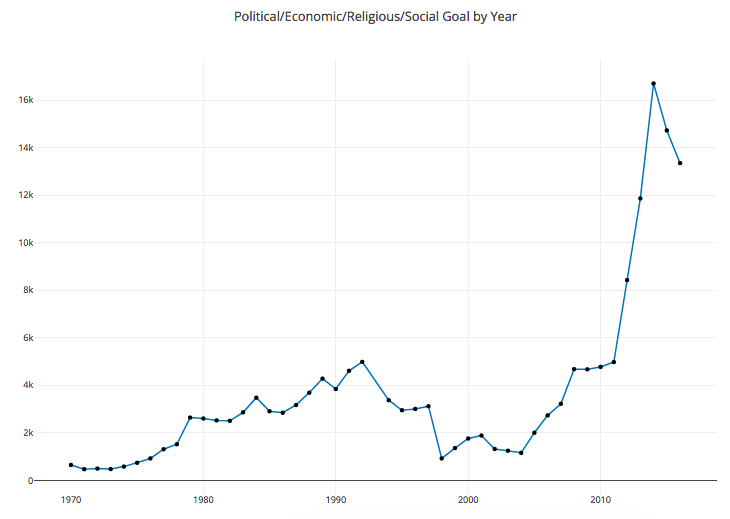

This figure's Python source:
# -*- coding: utf-8 -*-

import pandas as pd
import plotly.plotly as py
import plotly.graph_objs as go

# read in file
p = "/Users/Bobby/anaconda/ANLY503ClassActivity/Final"
file_path = p+"/TerrorismDATA_Real_1970_2016.csv"
df = pd.read_csv(file_path, encoding = "ISO-8859-1")

crit1 = df.groupby('iyear', as_index=False)['crit1'].sum()
#count = df.groupby('iyear', as_index=False).sum()
#norm = crit1/count

data = go.Scatter(x=crit1.iyear, y=crit1.crit1,
                  mode='lines+markers',
                  name='Political/Economic/Religious/Social Goal', 
                  line=dict(color='pu', width = 2),
                  hoverinfo = 'x+y+name')
                  
layout = go.Layout(title = 'Political/Economic/Religious/Social Goal by Year')

fig = go.Figure(data=[data], layout=layout)
py.iplot(fig, filename='crit1')
